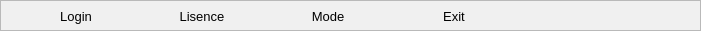
   <widget class="QFrame" name="frameNavbar">
    <property name="geometry">
     <rect>
      <x>0</x>
      <y>0</y>
      <width>701</width>
      <height>31</height>
     </rect>
    </property>
    <property name="styleSheet">
     <string notr="true">QFrame {
	background-color: #F0F0F0;
}</string>
    </property>
    <property name="frameShape">
     <enum>QFrame::StyledPanel</enum>
    </property>
    <property name="frameShadow">
     <enum>QFrame::Raised</enum>
    </property>
    <widget class="QPushButton" name="btnQuestion">
     <property name="geometry">
      <rect>
       <x>660</x>
       <y>0</y>
       <width>41</width>
       <height>31</height>
      </rect>
     </property>
     <property name="styleSheet">
      <string notr="true">QPushButton {
	border-radius: none;
	border: none;
}

QPushButton:hover {
        background-color: #D0D0D0;
        border: 1px solid #A0A0A0;
        box-shadow: 2px 2px 5px rgba(0, 0, 0, 0.3);
}</string>
     </property>
     <property name="text">
      <string/>
     </property>
     <property name="icon">
      <iconset>
       <normaloff>../icons/question.png</normaloff>../icons/question.png</iconset>
     </property>
     <property name="iconSize">
      <size>
       <width>24</width>
       <height>24</height>
      </size>
     </property>
    </widget>
    <widget class="QPushButton" name="btnInfo">
     <property name="geometry">
      <rect>
       <x>620</x>
       <y>0</y>
       <width>41</width>
       <height>31</height>
      </rect>
     </property>
     <property name="styleSheet">
      <string notr="true">QPushButton {
	border-radius: none;
	border: none;
}

QPushButton:hover {
        background-color: #D0D0D0;
        border: 1px solid #A0A0A0;
        box-shadow: 2px 2px 5px rgba(0, 0, 0, 0.3);
}</string>
     </property>
     <property name="text">
      <string/>
     </property>
     <property name="icon">
      <iconset>
       <normaloff>../icons/information.png</normaloff>../icons/information.png</iconset>
     </property>
     <property name="iconSize">
      <size>
       <width>28</width>
       <height>28</height>
      </size>
     </property>
    </widget>
    <widget class="QWidget" name="horizontalLayoutWidget">
     <property name="geometry">
      <rect>
       <x>0</x>
       <y>0</y>
       <width>531</width>
       <height>32</height>
      </rect>
     </property>
     <layout class="QHBoxLayout" name="layoutNavbar">
      <property name="spacing">
       <number>0</number>
      </property>
      <item>
       <widget class="QPushButton" name="btnLogin">
        <property name="sizePolicy">
         <sizepolicy hsizetype="Fixed" vsizetype="Minimum">
          <horstretch>0</horstretch>
          <verstretch>0</verstretch>
         </sizepolicy>
        </property>
        <property name="minimumSize">
         <size>
          <width>100</width>
          <height>0</height>
         </size>
        </property>
        <property name="maximumSize">
         <size>
          <width>100</width>
          <height>16777215</height>
         </size>
        </property>
        <property name="font">
         <font>
          <pointsize>10</pointsize>
         </font>
        </property>
        <property name="styleSheet">
         <string notr="true">QPushButton {
	border-radius: none;
	border: none;
	text-align: center;
}

QPushButton:hover {
        background-color: #D0D0D0;
        border: 1px solid #A0A0A0;
        box-shadow: 2px 2px 5px rgba(0, 0, 0, 0.3);
}</string>
        </property>
        <property name="text">
         <string>Login</string>
        </property>
        <property name="icon">
         <iconset>
          <normaloff>../icons/login.png</normaloff>../icons/login.png</iconset>
        </property>
        <property name="iconSize">
         <size>
          <width>20</width>
          <height>20</height>
         </size>
        </property>
       </widget>
      </item>
      <item>
       <widget class="QPushButton" name="btnLisence">
        <property name="sizePolicy">
         <sizepolicy hsizetype="Fixed" vsizetype="Minimum">
          <horstretch>0</horstretch>
          <verstretch>0</verstretch>
         </sizepolicy>
        </property>
        <property name="minimumSize">
         <size>
          <width>100</width>
          <height>0</height>
         </size>
        </property>
        <property name="maximumSize">
         <size>
          <width>100</width>
          <height>16777215</height>
         </size>
        </property>
        <property name="font">
         <font>
          <pointsize>10</pointsize>
         </font>
        </property>
        <property name="styleSheet">
         <string notr="true">QPushButton {
	border-radius: none;
	border: none;
	text-align: center;
}

QPushButton:hover {
        background-color: #D0D0D0;
        border: 1px solid #A0A0A0;
        box-shadow: 2px 2px 5px rgba(0, 0, 0, 0.3);
}</string>
        </property>
        <property name="text">
         <string>Lisence</string>
        </property>
        <property name="icon">
         <iconset>
          <normaloff>../icons/lisence.png</normaloff>../icons/lisence.png</iconset>
        </property>
        <property name="iconSize">
         <size>
          <width>20</width>
          <height>20</height>
         </size>
        </property>
       </widget>
      </item>
      <item>
       <widget class="QPushButton" name="btnMode">
        <property name="enabled">
         <bool>true</bool>
        </property>
        <property name="sizePolicy">
         <sizepolicy hsizetype="Fixed" vsizetype="Minimum">
          <horstretch>0</horstretch>
          <verstretch>0</verstretch>
         </sizepolicy>
        </property>
        <property name="minimumSize">
         <size>
          <width>100</width>
          <height>0</height>
         </size>
        </property>
        <property name="maximumSize">
         <size>
          <width>100</width>
          <height>16777215</height>
         </size>
        </property>
        <property name="font">
         <font>
          <pointsize>10</pointsize>
         </font>
        </property>
        <property name="styleSheet">
         <string notr="true">QPushButton {
	border-radius: none;
	border: none;
	text-align: center;
}

QPushButton:hover {
        background-color: #D0D0D0;
        border: 1px solid #A0A0A0;
        box-shadow: 2px 2px 5px rgba(0, 0, 0, 0.3);
}</string>
        </property>
        <property name="text">
         <string>Mode</string>
        </property>
        <property name="icon">
         <iconset>
          <normaloff>../icons/mode.png</normaloff>../icons/mode.png</iconset>
        </property>
        <property name="iconSize">
         <size>
          <width>30</width>
          <height>30</height>
         </size>
        </property>
       </widget>
      </item>
      <item>
       <widget class="QPushButton" name="btnExit">
        <property name="sizePolicy">
         <sizepolicy hsizetype="Fixed" vsizetype="Minimum">
          <horstretch>0</horstretch>
          <verstretch>0</verstretch>
         </sizepolicy>
        </property>
        <property name="minimumSize">
         <size>
          <width>100</width>
          <height>0</height>
         </size>
        </property>
        <property name="maximumSize">
         <size>
          <width>100</width>
          <height>16777215</height>
         </size>
        </property>
        <property name="font">
         <font>
          <pointsize>10</pointsize>
         </font>
        </property>
        <property name="styleSheet">
         <string notr="true">QPushButton {
	border-radius: none;
	border: none;
	text-align: center;
}

QPushButton:hover {
        background-color: #D0D0D0;
        border: 1px solid #A0A0A0;
        box-shadow: 2px 2px 5px rgba(0, 0, 0, 0.3);
}</string>
        </property>
        <property name="text">
         <string>Exit</string>
        </property>
        <property name="icon">
         <iconset>
          <normaloff>../icons/exit.png</normaloff>../icons/exit.png</iconset>
        </property>
        <property name="iconSize">
         <size>
          <width>20</width>
          <height>20</height>
         </size>
        </property>
       </widget>
      </item>
     </layout>
    </widget>
   </widget>
